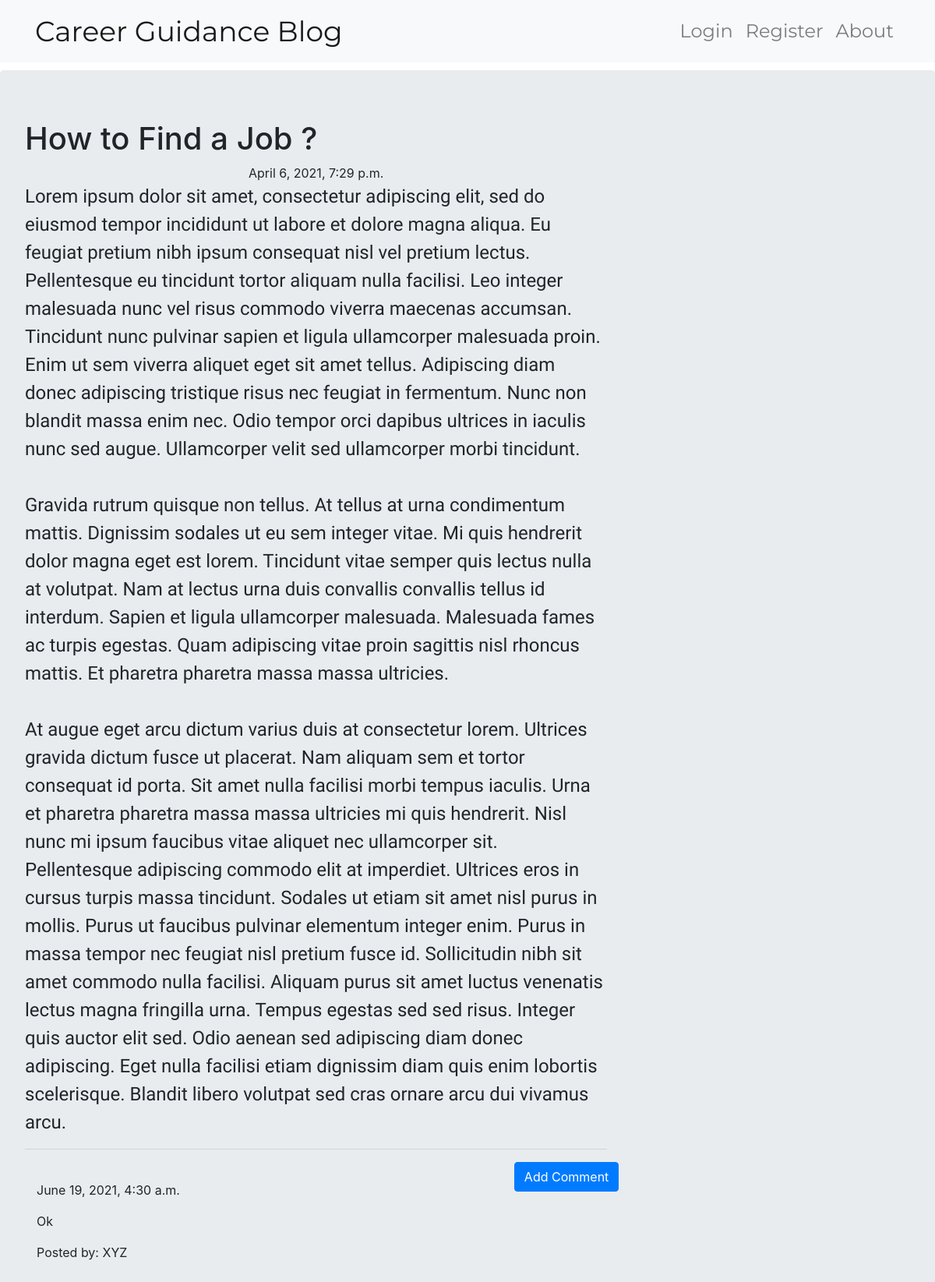
Screenshot of /post/12/ with the database file from the repository.
### blog/models.py (models this page shows, shortened)
class Post(models.Model):
    author = models.ForeignKey('auth.User', on_delete=models.CASCADE)
    title = models.CharField(max_length=256)
    text = models.TextField()
    created_date = models.DateTimeField(default=timezone.now)
    published_date = models.DateTimeField(blank=True, null=True)

class Comment(models.Model):
    post = models.ForeignKey('blog.Post', on_delete=models.CASCADE, related_name='comments')
    name = models.CharField(max_length=256)
    text = models.TextField()
    created_date = models.DateTimeField(default=timezone.now)
    approved_comment = models.BooleanField(default=False)

### blog/views.py (the view)
# urls.py: path('post/<int:pk>/', views.PostDetailView.as_view(), name='post_detail'),
class PostDetailView(DetailView):
    model = Post

### blog/templates/blog/post_detail.html (shortened to what this page needs)
{% extends "blog/base.html" %}
{% block content %}
  <h1>{{post.title}}</h1>
  {% if post.published_date %}
    <div class="date postdate">
      {{post.published_date}}
    </div>
    {% else %}
    <a class='btn btn-default' href="{% url 'post_publish' pk=post.pk %}">Publish</a>
  {% endif %}
  <p class="postcontent">{{post.text|safe|linebreaksbr}}</p>
  <hr>
  <a class="btn btn-primary btn-comment" href="{% url 'add_comment_to_post' pk=post.pk %}">Add Comment</a>
  <div class="container">
    {% for comment in post.comments.all %}
      <br>
      {% if user.is_authenticated or comment.approved_comment %}
        {{comment.created_date }}
        <p>{{comment.text|safe|linebreaks}}</p>
        <p>Posted by: {{comment.name}}</p>
      {% endif %}
      {% empty %}
      <p>No Comments!</p>
    {% endfor %}
  </div>
{% endblock %}

### blog/static/css/blog.css (style rules this page uses)
.postdate { text-align: center; }
.postcontent { font-family: 'Exo', sans-serif; font-size: 1.5em; }
.btn-comment { position: absolute; right: 0px; }
.loader { filter:hue-rotate(0deg); color:linear-gradient(45deg,#0f8,#08f); animation:hue 10000ms infinite linear; }

### rows the page displays
Post: title "How to Find a Job ?", published_date "April 6, 2021, 7:29 p.m.", text "Lorem ipsum dolor sit amet, consectetur adipiscing elit, sed do eiusmod tempor incididunt ut labore et dolore magna aliqua. Eu feugiat pretium nibh ipsum consequat nisl vel pretium lectus. Pellentesque eu tincidunt tortor aliquam nulla facilisi. Leo integer malesuada nunc vel risus commodo viverra maecenas accumsan. Tincidunt nunc pulvinar sapien et ligula ullamcorper malesuada proin. Enim ut sem viverra aliquet eget sit amet tellus. Adipiscing diam donec adipiscing tristique risus nec feugiat in fermentum. Nunc non blandit massa enim nec. Odio tempor orci dapibus ultrices in iaculis nunc sed augue. Ullamcorper velit sed ullamcorper morbi tincidunt. Gravida rutrum quisque non tellus. At…"
Comment: created_date "June 19, 2021, 4:30 a.m.", text "Ok", name "XYZ"
